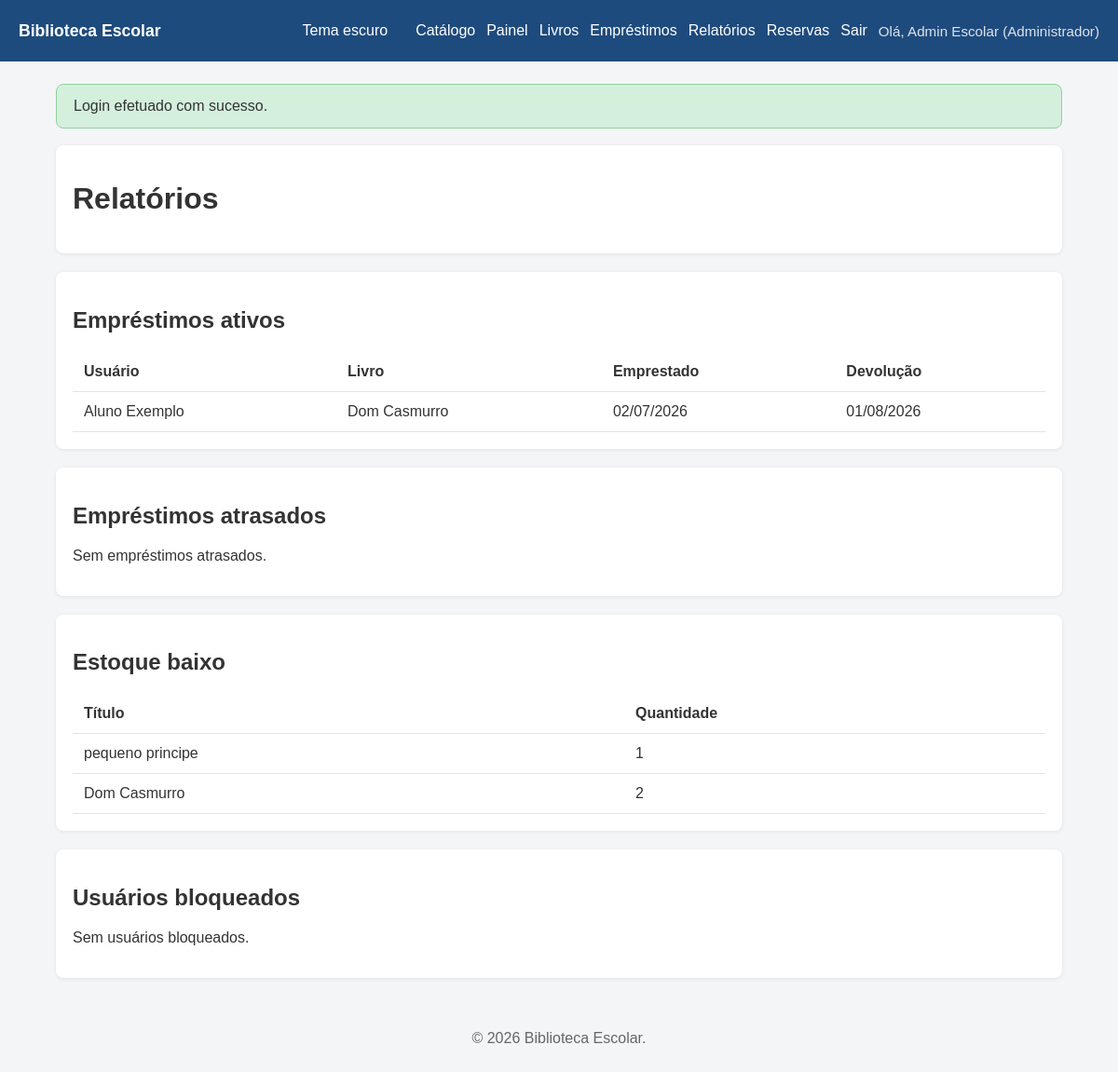
Before: /reports.php (signed in) with the older database file.
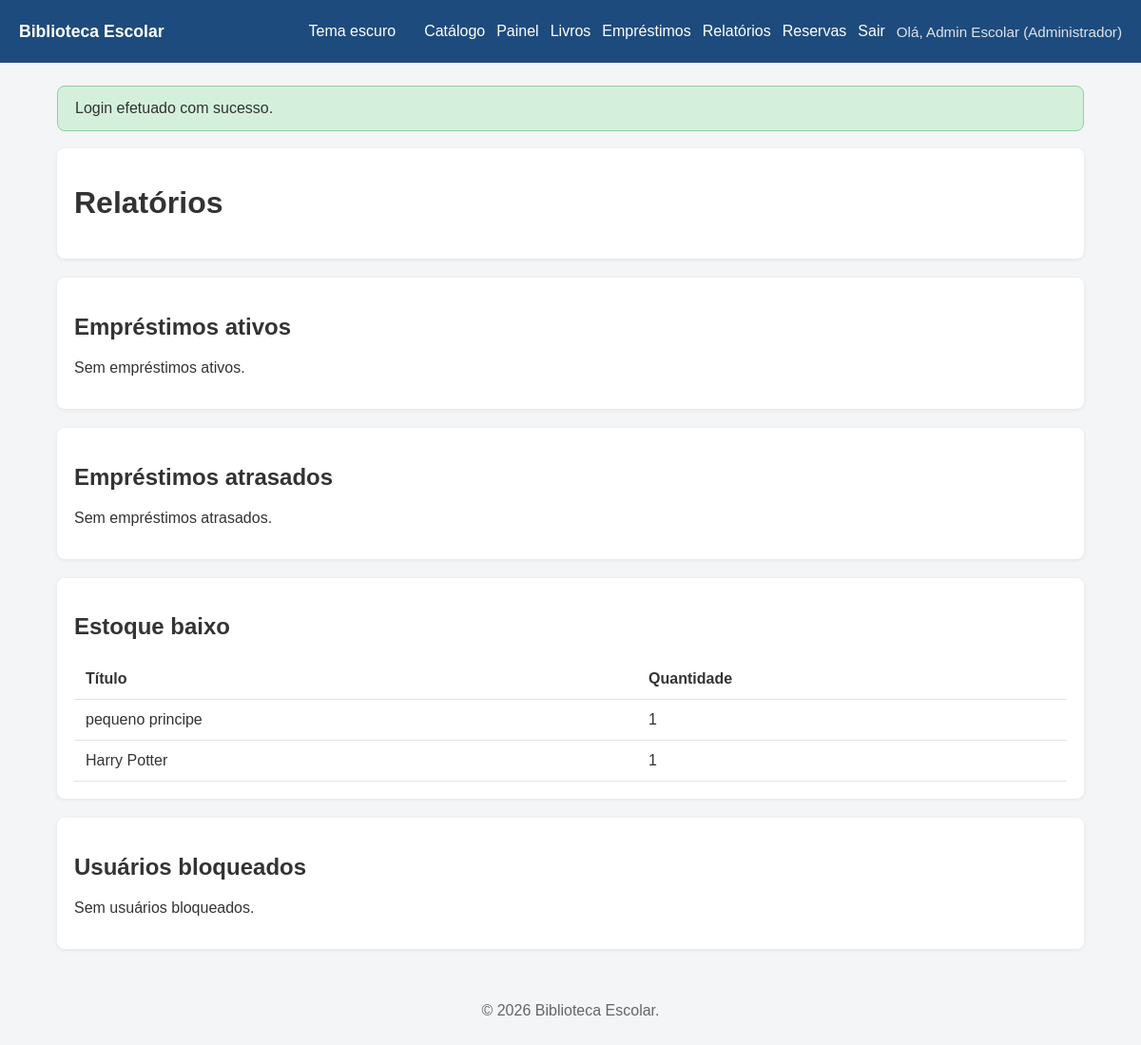
After: the same page with the newer database file.
### tables this page shows
CREATE TABLE books (
        id INTEGER PRIMARY KEY AUTOINCREMENT,
        title TEXT NOT NULL,
        author TEXT NOT NULL,
        category TEXT NOT NULL,
        isbn TEXT,
        publisher TEXT,
        year INTEGER,
        quantity INTEGER NOT NULL DEFAULT 0,
        shelf TEXT,
        internal_code TEXT,
        cover_path TEXT,
        created_at TEXT NOT NULL DEFAULT CURRENT_TIMESTAMP
    );

### includes/functions.php (called while the page is built, shortened)
<?php
function h(string $value): string
{
    return htmlspecialchars($value, ENT_QUOTES, 'UTF-8');
}
function format_date(string $value): string
{
    return date('d/m/Y', strtotime($value));
}

### reports.php (the view, shortened to what this page needs)
<?php
require_once __DIR__ . '/includes/functions.php';
$db = get_db();
$activeLoans = $db->query('SELECT l.id, u.name AS user_name, b.title AS book_title, l.loaned_at, l.due_date FROM loans l JOIN users u ON l.user_id = u.id JOIN books b ON l.book_id = b.id WHERE l.returned_at IS NULL ORDER BY l.due_date ASC')->fetchAll();
$overdueLoans = $db->query('SELECT l.id, u.name AS user_name, b.title AS book_title, l.loaned_at, l.due_date FROM loans l JOIN users u ON l.user_id = u.id JOIN books b ON l.book_id = b.id WHERE l.returned_at IS NULL AND l.due_date < DATE("now") ORDER BY l.due_date ASC')->fetchAll();
$lowStock = $db->query('SELECT id, title, quantity FROM books WHERE quantity <= 2 ORDER BY quantity ASC')->fetchAll();
$blockedUsers = $db->query('SELECT id, name, email FROM users WHERE blocked = 1 ORDER BY name')->fetchAll();
require_once __DIR__ . '/includes/header.php';
?>
<div class="card">
    <h1>Relatórios</h1>
</div>
<div class="card">
    <h2>Empréstimos ativos</h2>
    <?php if (empty($activeLoans)): ?>
        <p>Sem empréstimos ativos.</p>
    <?php else: ?>
        <table>
            <thead>
                <tr>
                    <th>Usuário</th>
                    <th>Livro</th>
                    <th>Emprestado</th>
                    <th>Devolução</th>
                </tr>
            </thead>
            <tbody>
                <?php foreach ($activeLoans as $loan): ?>
                    <tr>
                        <td><?php echo h($loan['user_name']); ?></td>
                        <td><?php echo h($loan['book_title']); ?></td>
                        <td><?php echo h(format_date($loan['loaned_at'])); ?></td>
                        <td><?php echo h(format_date($loan['due_date'])); ?></td>
                    </tr>
                <?php endforeach; ?>
            </tbody>
        </table>
    <?php endif; ?>
</div>
<div class="card">
    <h2>Empréstimos atrasados</h2>
    <?php if (empty($overdueLoans)): ?>
        <p>Sem empréstimos atrasados.</p>
    <?php endif; ?>
</div>
<div class="card">
    <h2>Estoque baixo</h2>
    <?php if (empty($lowStock)): ?>
        <p>Sem livros com estoque baixo.</p>
    <?php else: ?>
        <table>
            <thead>
                <tr>
                    <th>Título</th>
                    <th>Quantidade</th>
                </tr>
            </thead>
            <tbody>
                <?php foreach ($lowStock as $book): ?>
                    <tr>
                        <td><?php echo h($book['title']); ?></td>
                        <td><?php echo (int)$book['quantity']; ?></td>
                    </tr>
                <?php endforeach; ?>
            </tbody>
        </table>
    <?php endif; ?>
</div>
<div class="card">
    <h2>Usuários bloqueados</h2>
    <?php if (empty($blockedUsers)): ?>
        <p>Sem usuários bloqueados.</p>
    <?php endif; ?>
</div>
<?php require_once __DIR__ . '/includes/footer.php';

Changed rows visible on the page:
no longer on this page (row edited): books: title "Dom Casmurro", quantity "2"
added books: title "Harry Potter", quantity "1"
Other visible differences:
text no longer shown: "Usuário Livro Emprestado Devolução"
text now shown: "Sem empréstimos ativos."
list line gone: "Aluno Exemplo Dom Casmurro 02/07/2026 01/08/2026"
